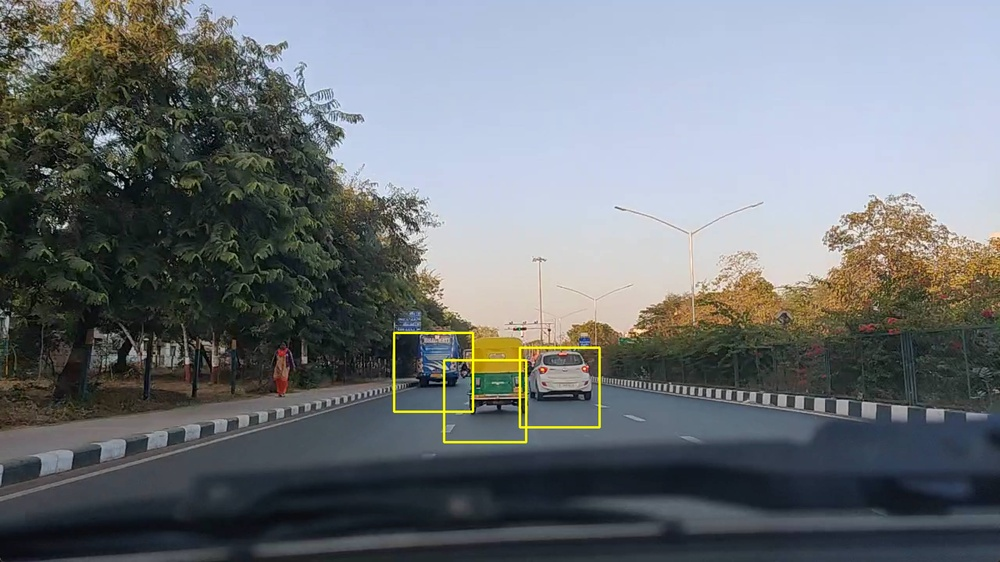
#> input picture test.jpg, 1000 x 562 px, shrunk from 2560 x 1440 before the run
$ jupyter execute houghtransorm.ipynb
#> lines starting #> are read from the running program, lines starting #| are printed output that depends on the picture
### cannytest.py
# 灰度化
import numpy as np
import matplotlib.pyplot as plt
import cv2
import math
def gray(img_path):
	"""
	计算公式：
	Gray(i,j) = [R(i,j) + G(i,j) + B(i,j)] / 3
	or :
	Gray(i,j) = 0.299 * R(i,j) + 0.587 * G(i,j) + 0.114 * B(i,j)
	"""
#> called with img_path = 'test.jpg'

	# 读取图片
	img = plt.imread(img_path)
#> img is the input picture: shape (562, 1000, 3); mean R, G, B 109.2, 114.2, 117.7
	# BGR 转换成 RGB 格式
	img_rgb = cv2.cvtColor(img,cv2.COLOR_BGR2RGB)
	# 灰度化
	img_gray = np.dot(img_rgb[...,:3],[0.299,0.587,0.114])
	return img_gray

# 去除噪音 - 使用 5x5 的高斯滤波器
def smooth(img_gray):
	# 生成高斯滤波器
	"""
	要生成一个 (2k+1)x(2k+1) 的高斯滤波器，滤波器的各个元素计算公式如下：
	H[i, j] = (1/(2*pi*sigma**2))*exp(-1/2*sigma**2((i-k-1)**2 + (j-k-1)**2))
	"""
	sigma = 1.4
	gaussian_sum = 0
	gaussian_kernel = np.zeros((5,5))
	for i in range(5):
		for j in range(5):
			gaussian_kernel[i,j] = np.exp((-np.square(i-3)-np.square(j-3))/(2*np.square(sigma)))/(2*math.pi*np.square(sigma))
			gaussian_sum += gaussian_kernel[i,j]
	# 归一化处理
	gaussian_kernel  /= gaussian_sum

	# 高斯滤波
	H,W = img_gray.shape
#> H = 562; W = 1000
	img_gray_denoised = np.zeros((H-5,W-5))
	for i in range(H-5):
		for j in range(W-5):
			img_gray_denoised[i,j] = np.sum(img_gray[i:i+5,j:j+5]*gaussian_kernel)
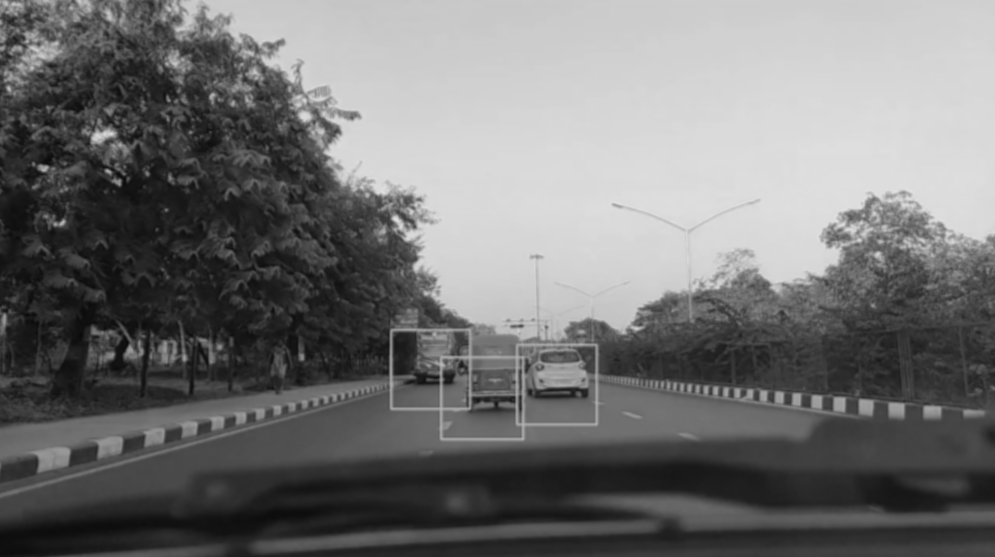
#> img_gray_denoised: shape (557, 995) float64; min 10.72, max 226.7, mean 114.7
	return img_gray_denoised

def gradients(img_gray_denoised):
    """
	输入：高斯模糊之后的图像 \n
	输出： dx: x方向的梯度
           dy: y方向梯度
           M: 梯度幅值（两个矢量和的模长） \n
           theta: 梯度方向
	"""
    H,W = img_gray_denoised.shape
#> H = 557; W = 995
    dx = np.zeros((H-1,W-1))
    dy = np.zeros((H-1,W-1))
    M = np.zeros((H-1,W-1))
    theta = np.zeros((H-1,W-1))

    for i in range(H-1):
        for j in range(W-1):
            dy[i,j] = img_gray_denoised[i+1,j] - img_gray_denoised[i,j]
            dx[i,j] = img_gray_denoised[i,j+1] - img_gray_denoised[i,j]
            M[i,j] = np.sqrt(np.square(dx[i,j])+np.square(dy[i,j]))
            theta[i,j] = math.atan(dy[i,j]/(dx[i,j]+0.000000001))
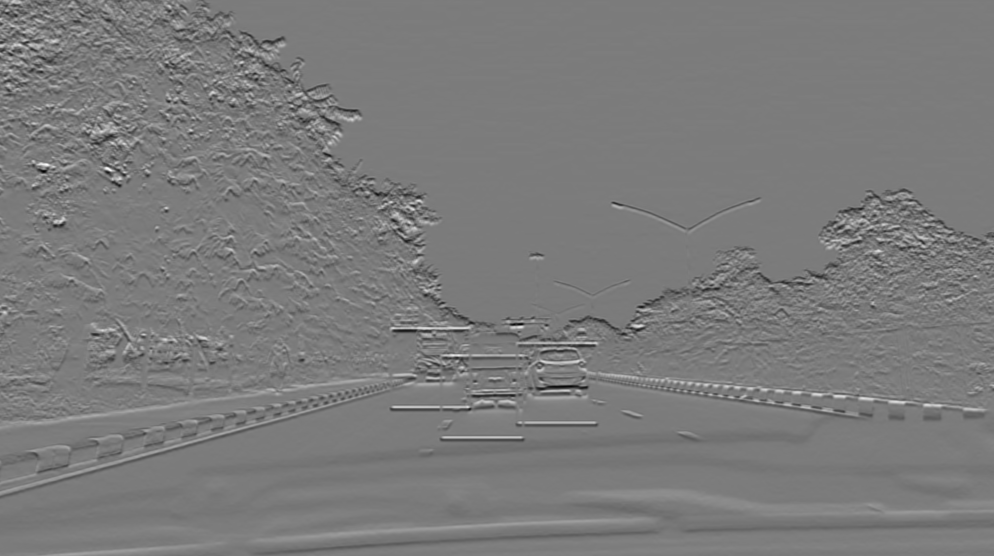
#> dy: shape (556, 994) float64; min -52.96, max 56.01, mean -0.2; drawn with min black and max white
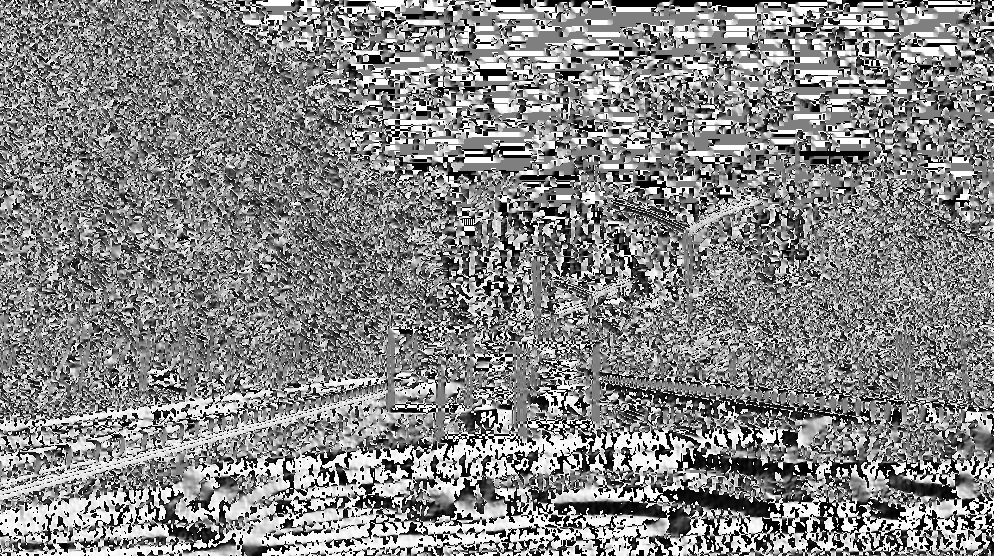
#> theta: shape (556, 994) float64; min -1.57, max 1.57, mean 0.0768; drawn with min black and max white
    return dx,dy,M,theta

def NMS(M,dx,dy):
    d = np.copy(M)
    H,W = M.shape
#> H = 556; W = 994
    NMS = np.copy(d)
    NMS[0,:] = NMS[H-1,:] = NMS[:,0] = NMS[:,W-1] = 0
#> NMS: shape (556, 994) float64; min 0, max 60.87, mean 4
    for i in range(1,H-1):
        for j in range(1,W-1):
            if M[i,j] == 0:
                NMS[i,j] = 0
            else:
                gradX = dx[i,j]
                gradY = dy[i,j]
                gradTemp = d[i,j]

                if(np.abs(gradX)>np.abs(gradY)):
                    weight = np.abs(gradY) / np.abs(gradX)
                    g2 = d[i,j-1]
                    g4 = d[i,j+1]
                    if gradX * gradY > 0:
                        g3 = d[i+1,j+1]
                        g1 = d[i-1,j-1]
                    else:
                        g3 = d[i-1,j+1]
                        g1 = d[i+1,j-1]
                else:
                    weight = np.abs(gradX)/np.abs(gradY)
                    g2 = d[i-1,j]
                    g4 = d[i+1,j]
                    if gradX * gradY > 0:
                        g3 = d[i+1,j+1]
                        g1 = d[i-1,j-1]
                    else:
                        g3 = d[i+1,j-1]
                        g1 = d[i-1,j+1]
                gradTemp1 = weight * g1 + (1-weight) * g2
                gradTemp2 = weight * g3 + (1-weight) * g4
                if gradTemp >= gradTemp1 and gradTemp >= gradTemp2:
                    NMS[i,j] = gradTemp
                else:
                    NMS[i,j] = 0
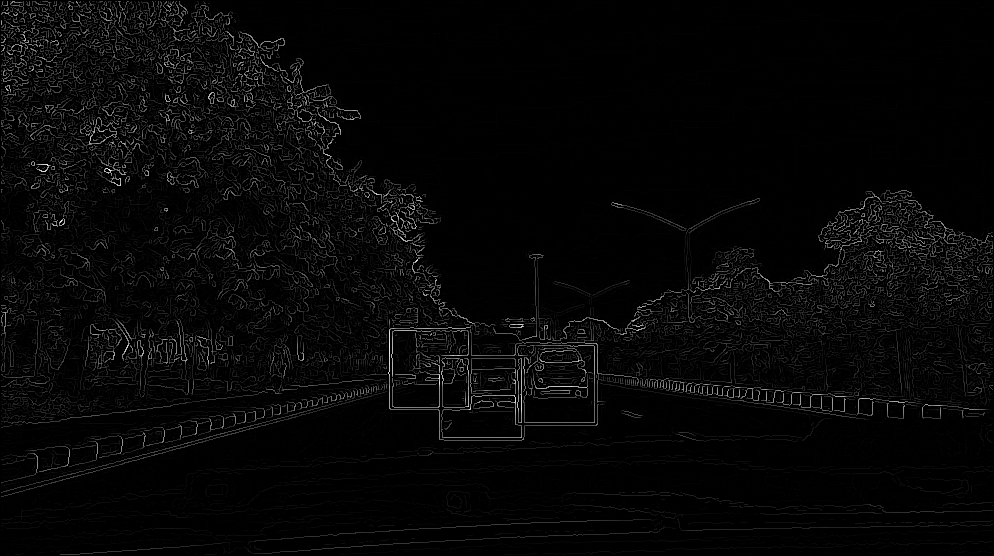
#> NMS: shape (556, 994) float64; min 0, max 60.87, mean 1.6; drawn with min black and max white
    return NMS


def double_threshold(NMS):
    H,W = NMS.shape
#> H = 556; W = 994
    DT = np.zeros((H,W))
    TL = 0.1 * np.max(NMS)
#> TL = 6.09
    TH = 0.3 * np.max(NMS)
#> TH = 18.26

    for i in range(1,H-1):
        for j in range(1,W-1):
            if (NMS[i,j]<TL):
                DT[i,j] = 0
            elif (NMS[i,j]>TH):
                DT[i,j] = 1
            elif (NMS[i-1, j-1:j+2] < TH).any() or (NMS[i+1, j-1:j+2]).any() or (NMS[i, [j-1, j+1]] < TH).any():
                DT[i,j] = 1
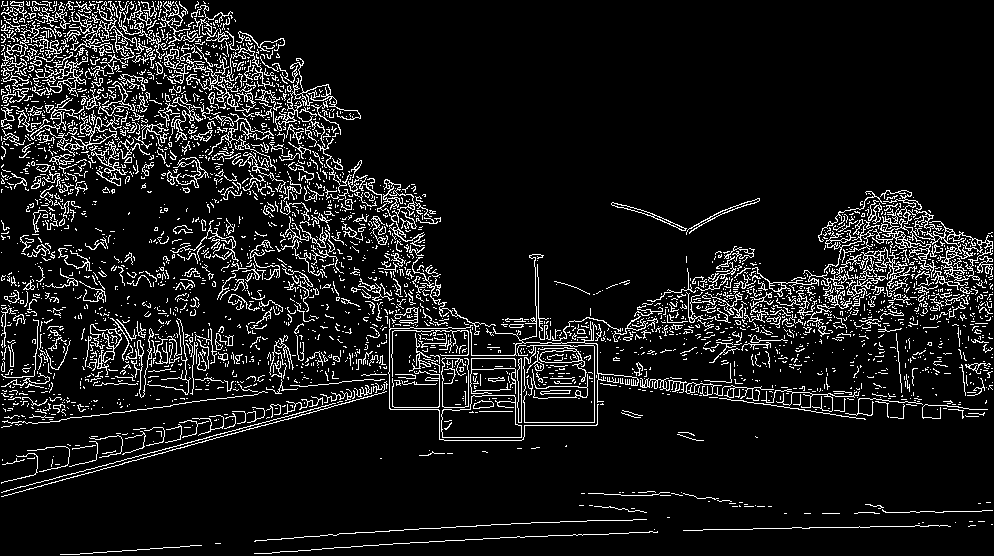
#> DT: shape (556, 994) float64; values 0 (black) and 1 (white), 9.4% white in thin lines or dots
    return DT

# [7 lines left out: function func, not called in this run]

gray_image=gray('test.jpg')
smoothed_image = smooth(gray_image)
dx,dy,M,theta = gradients(smoothed_image)
after = NMS(M,dx,dy)
last = double_threshold(after)
# 转换数据格式为 0-255 并保存
final_output = (last * 255).astype(np.uint8)
#> final_output: shape (556, 994); 9.4% white in thin lines or dots
cv2.imwrite("test_canny_myself.jpg", final_output)

# plt.figure(figsize=(10,10))
# plt.imshow(last,cmap='gray')
# plt.show()

### houghtransorm.ipynb
[cell 1]
import cv2
import numpy as np
import matplotlib.pyplot as plt
import cannytest
def draw_lines(img, houghLines, color=[255, 0, 0], thickness=2):
    for line in houghLines:
        for rho,theta in line:
            a = np.cos(theta)
            b = np.sin(theta)
            x0 = a*rho
            y0 = b*rho
            x1 = int(x0 + 1000*(-b))
            y1 = int(y0 + 1000*(a))
            x2 = int(x0 - 1000*(-b))
            y2 = int(y0 - 1000*(a))

            cv2.line(img,(x1,y1),(x2,y2),color,thickness)

def weighted_img(img, initial_img, alpha=0.8, beta=1., λ=0.):
    return cv2.addWeighted(initial_img, alpha, img, beta, λ)

## 读取图片
img  = cv2.imread("test.jpg")

## 图片灰度化
img_gray = cv2.cvtColor(img,cv2.COLOR_BGR2GRAY)

## 高斯模糊
img_blur = cv2.GaussianBlur(img_gray,(5,5),0)

## 边缘检测
img_edges = cv2.Canny(img_blur,50,120)
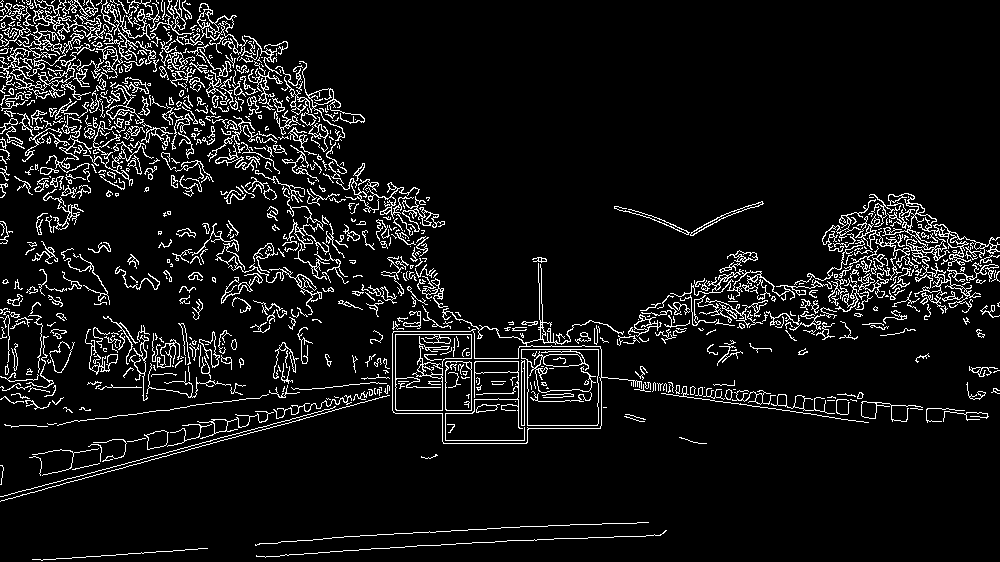
#> img_edges: shape (562, 1000); 7.6% white in thin lines or dots

## 霍夫变换
rho = 1
theta = np.pi/180
threshold = 100
hough_lines = cv2.HoughLines(img_edges,rho , theta , threshold)
#> hough_lines = 2766 rows, first 8: [480, 1.31], [483, 1.31], [472, 1.33], [478, 1.33], [428, 1.43], [482, 1.29], [459, 1.36], [325, 1.66]

## 结果展示
img_lines =  np.zeros_like(img)
draw_lines(img_lines,hough_lines)
#> the loop in draw_lines, `for line in houghLines:` made 2766 passes
#> after the loop in draw_lines, `for line in houghLines:`:
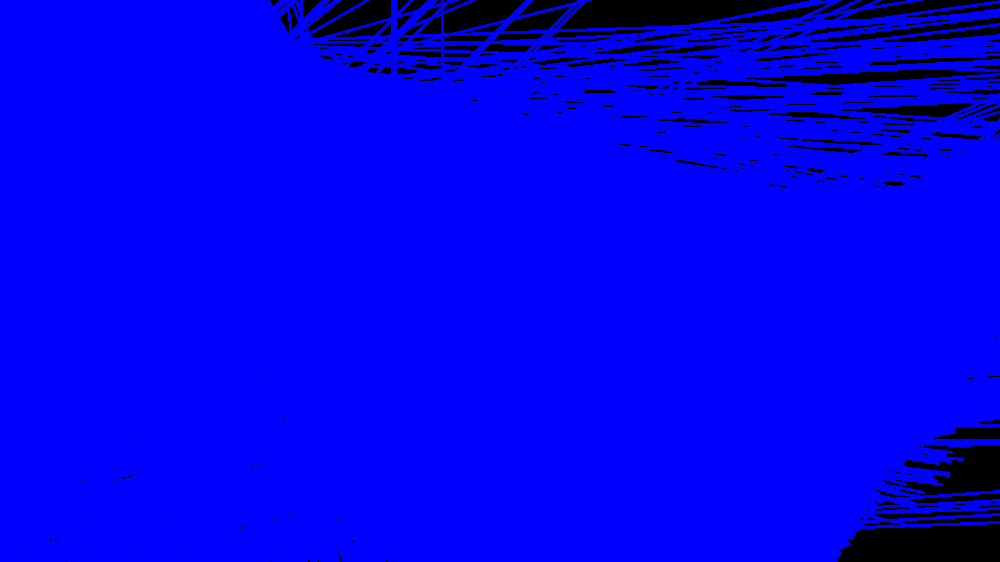
#> img: shape (562, 1000, 3); mean of channels 0, 1, 2 236, 0, 0; drawn as B, G, R
img_lines = weighted_img(img_lines,img)
#> in weighted_img, `return cv2.addWeighted(initial_img, alpha, img, beta, λ)`:
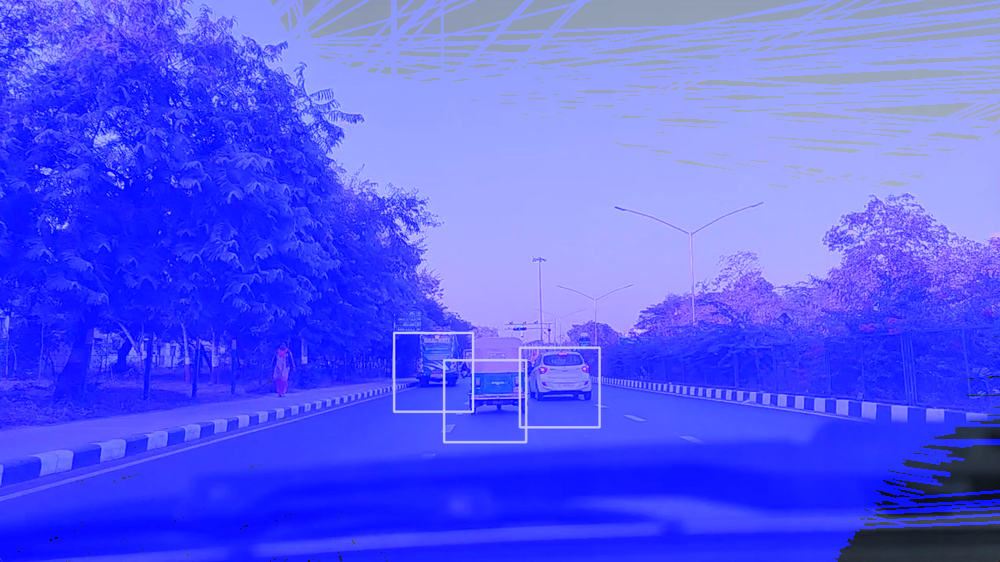
#> returned value: shape (562, 1000, 3); mean of channels 0, 1, 2 247, 91.4, 87.3; drawn as B, G, R

plt.figure(figsize=(15,5))
plt.subplot(1,3,1)
plt.imshow(img,cmap="gray")
plt.title("source",fontsize=12)
plt.axis("off")
plt.subplot(1,3,2)
plt.imshow(img_edges,cmap="gray")
plt.title("edge",fontsize=12)
plt.axis("off")
plt.subplot(1,3,3)
plt.imshow(img_lines)
plt.title("image with hough lines",fontsize=12)
plt.axis("off")
plt.show()
#> figure, not shown here; B, G, R data is drawn as R, G, B
